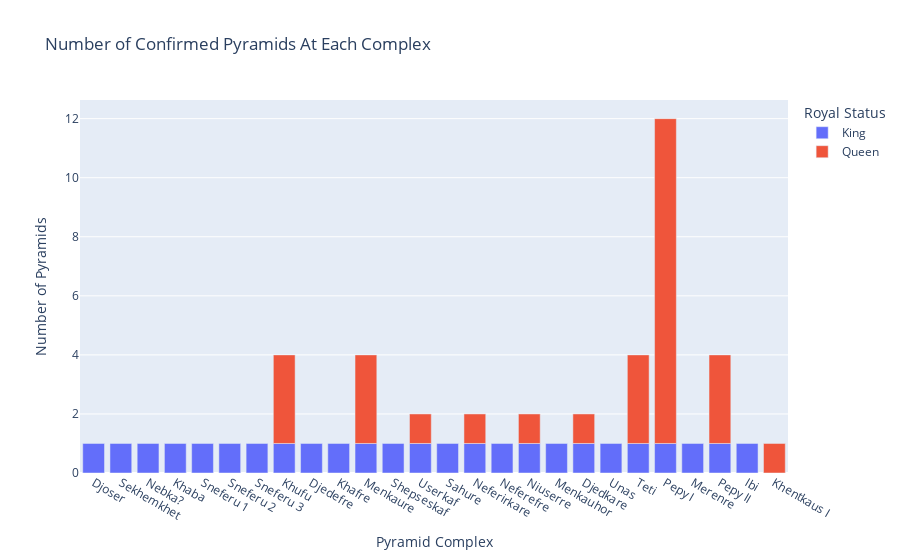

Notebook code for this chart:
### Code cell
key = ['unknown', 'pyramid?']
complexes = df[~df['pyramid_complex'].isin(key)]
kings_and_queens = complexes.groupby(['pyramid_complex', 'royal_status'], sort=False).size().reset_index(name='count')

confirmed_count_fig = px.bar(kings_and_queens, 
             x='pyramid_complex', 
             y='count', 
             color='royal_status',
             title='Number of Confirmed Pyramids At Each Complex',
             labels={
                 'pyramid_complex': 'Pyramid Complex',
                 'count': 'Number of Pyramids',
                 'royal_status': 'Royal Status'
             },
             custom_data=['royal_status'])
confirmed_count_fig.update_traces(
    hovertemplate='<br>'.join([
        'Royal status: %{customdata[0]}',
        'Pyramid Complex: %{x}',
        'Total: %{y}',
        '<extra></extra>'
    ])
)
confirmed_count_fig.show()
df

### Figure 1 — Plotly figure (JSON) as saved in the notebook; plotly's stock layout.template omitted (floating-point values rounded to 4 significant figures)
{"data": [{"alignmentgroup": "True", "customdata": [["King"], ["King"], ["King"], ["King"], ["King"], ["King"], ["King"], ["King"], ["King"], ["King"], ["King"], ["King"], ["King"], ["King"], ["King"], ["King"], ["King"], ["King"], ["King"], ["King"], ["King"], ["King"], ["King"], ["King"], ["King"]], "hovertemplate": "Royal status: %{customdata[0]}<br>Pyramid Complex: %{x}<br>Total: %{y}<br><extra></extra>", "legendgroup": "King", "marker": {"color": "#636efa", "pattern": {"shape": ""}}, "name": "King", "offsetgroup": "King", "orientation": "v", "showlegend": true, "textposition": "auto", "type": "bar", "x": ["Djoser", "Sekhemkhet", "Nebka?", "Khaba", "Sneferu 1", "Sneferu 2", "Sneferu 3", "Khufu", "Djedefre", "Khafre", "Menkaure", "Shepseskaf", "Userkaf", "Sahure", "Neferirkare", "Neferefre", "Niuserre", "Menkauhor", "Djedkare", "Unas", "Teti", "Pepy I", "Merenre", "Pepy II", "Ibi"], "xaxis": "x", "y": [1, 1, 1, 1, 1, 1, 1, 1, 1, 1, 1, 1, 1, 1, 1, 1, 1, 1, 1, 1, 1, 1, 1, 1, 1], "yaxis": "y"}, {"alignmentgroup": "True", "customdata": [["Queen"], ["Queen"], ["Queen"], ["Queen"], ["Queen"], ["Queen"], ["Queen"], ["Queen"], ["Queen"], ["Queen"]], "hovertemplate": "Royal status: %{customdata[0]}<br>Pyramid Complex: %{x}<br>Total: %{y}<br><extra></extra>", "legendgroup": "Queen", "marker": {"color": "#EF553B", "pattern": {"shape": ""}}, "name": "Queen", "offsetgroup": "Queen", "orientation": "v", "showlegend": true, "textposition": "auto", "type": "bar", "x": ["Khufu", "Menkaure", "Khentkaus I", "Userkaf", "Neferirkare", "Niuserre", "Djedkare", "Teti", "Pepy I", "Pepy II"], "xaxis": "x", "y": [3, 3, 1, 1, 1, 1, 1, 3, 11, 3], "yaxis": "y"}], "layout": {"barmode": "relative", "legend": {"title": {"text": "Royal Status"}, "tracegroupgap": 0}, "title": {"text": "Number of Confirmed Pyramids At Each Complex"}, "xaxis": {"anchor": "y", "domain": [0, 1], "title": {"text": "Pyramid Complex"}}, "yaxis": {"anchor": "x", "domain": [0, 1], "title": {"text": "Number of Pyramids"}}}}
